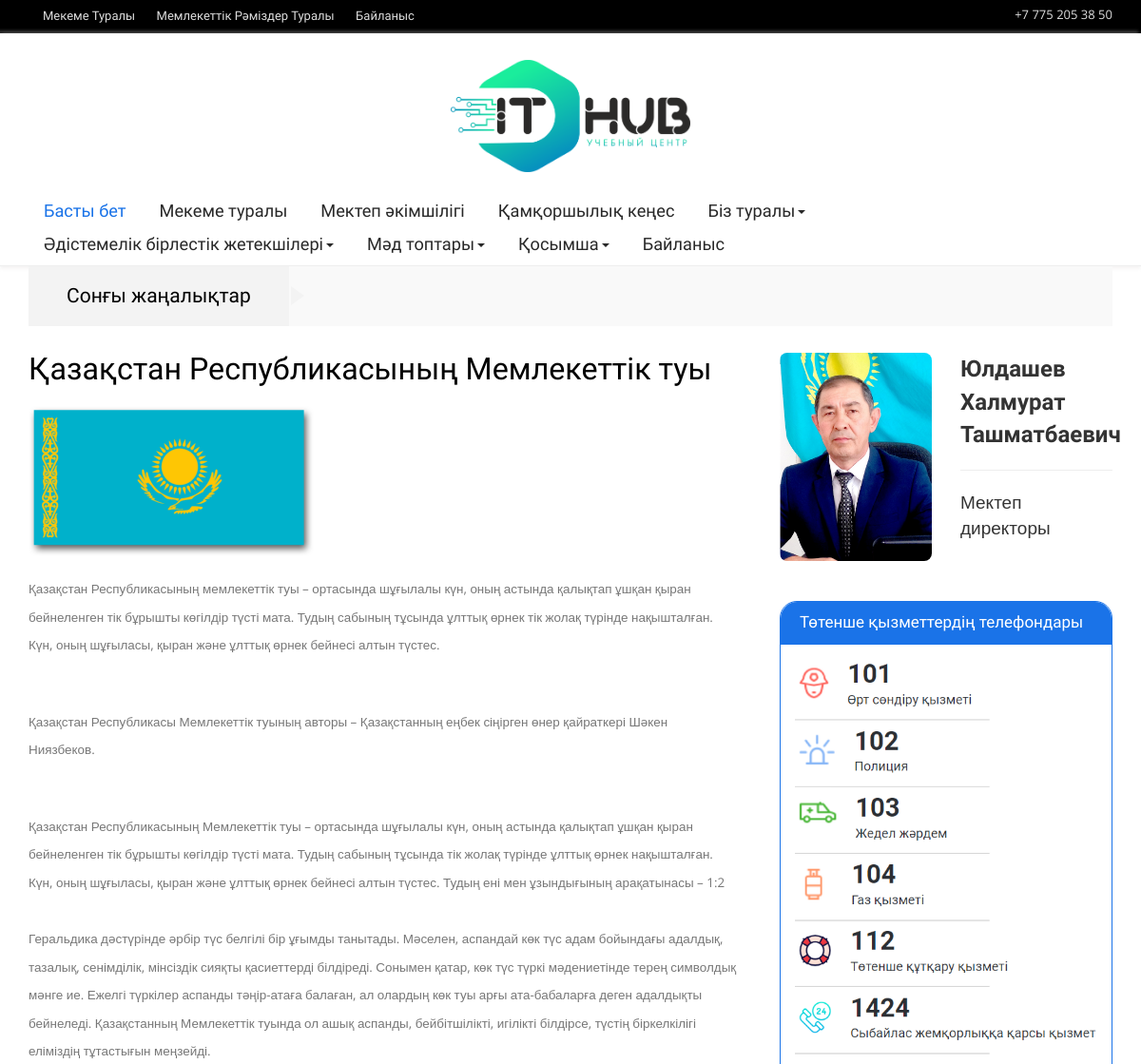
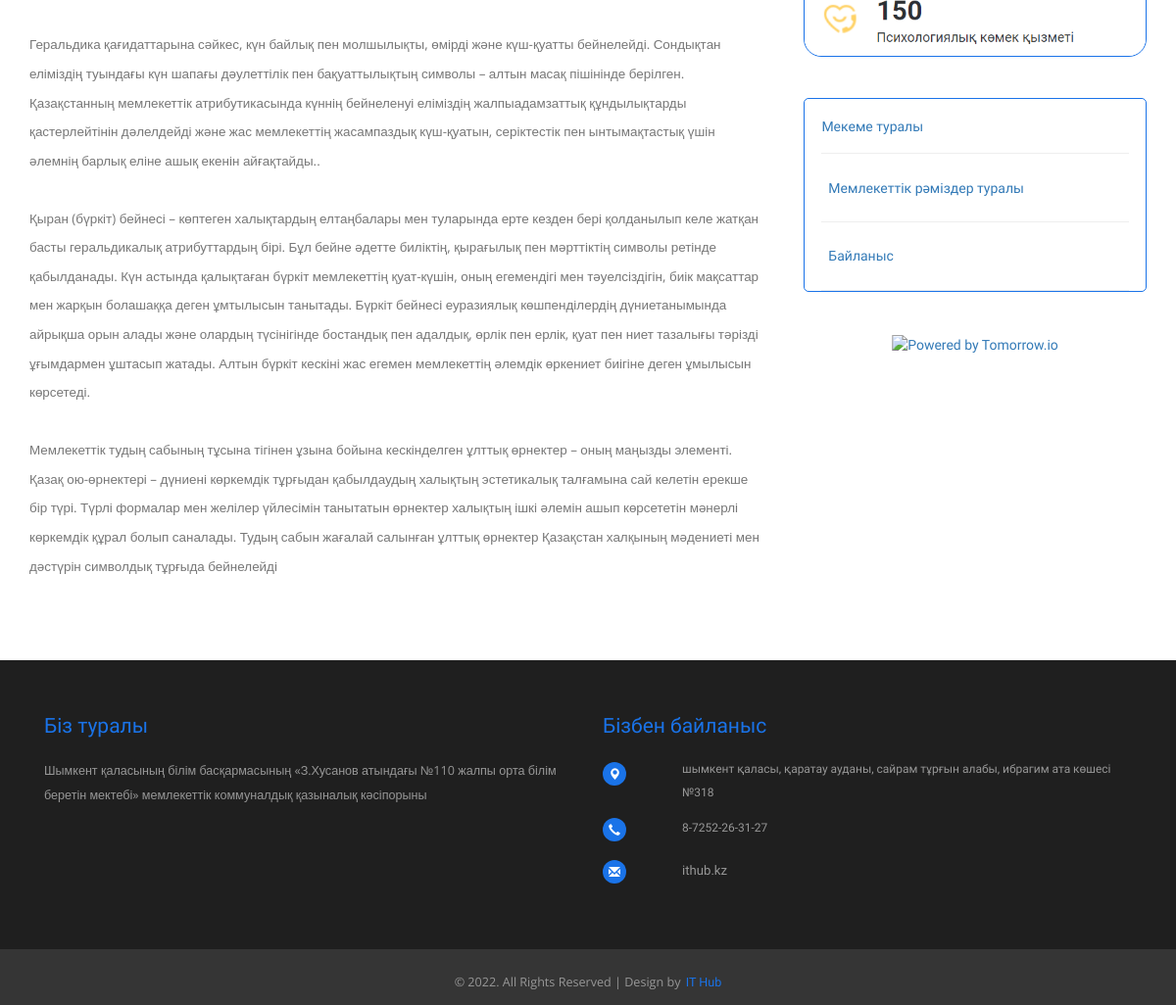
Page /ramizder/1/ on the committed database (2 pictures, top to bottom).
### main/models.py (models this page shows, shortened)
class Info(models.Model):
    phone = models.CharField(max_length=200,blank=True)
    logotip = models.ImageField(upload_to='upload', blank=True)
    email = models.CharField(max_length=300, blank=True)
    whatsapp = models.CharField(max_length=300, blank=True)

class Category(models.Model):
    title = models.CharField(max_length=200, blank=True)
    parent = models.ForeignKey("Category", on_delete=models.CASCADE, null=True, blank=True)
    level = models.IntegerField(blank=True, default=0)

class Ramizder(models.Model):
    title = models.CharField(max_length=300, blank=True)
    main_desc = models.TextField(blank=True)
    avtor = models.TextField(blank=True)
    description = models.TextField(blank=True)
    logo = models.ImageField(upload_to='upload', blank=True)

### main/views.py (the view)
# urls.py: path('ramizder/<int:ramiz_id>/', ramizder_singleHandler),
def ramizder_singleHandler(request, ramiz_id):
    categories = Category.objects.all()
    news = News.objects.filter(status=0)
    info = Info.objects.all()[:1]
    ramiz = Ramizder.objects.get(id=int(ramiz_id))
    page = "ramiz"
    return render(request, 'ramiz_single.html', {
        'categories': categories,
        'news': news,
        'info': info,
        'ramiz': ramiz,
        'page': page,
    })

### templates/ramiz_single.html
{% extends 'base.html' %}
    {% block content %}
			<div class="col-md-8 content-left">
				<div class="privacy">
					<h2 class="head">{{ ramiz.title }}</h2>
					<p style="margin:20;"><img style="width:300px;" src="/media/{{ ramiz.logo }}" alt=""></p>
					<p>{{ ramiz.main_desc }}</p>
					<br>
					<p>{{ ramiz.avtor }}</p>
					<br>
					<p>{{ ramiz.description|safe }}</p>
				</div>
			</div>
{% endblock %}

### templates/base.html (shortened to what this page needs)
<!DOCTYPE html>
<html>
<head>
<link href="/static/css/bootstrap.css" rel='stylesheet' type='text/css' />
<link href="/static/css/style.css" rel="stylesheet" type="text/css" media="all" />
</head>
<body>
	<div class="header">
		<div class="header-top">
			<div class="wrap">
				<div class="top-menu">
					<ul>
						<li><a href="/about">Мекеме туралы</a></li>
						<li><a href="/ramizder">Мемлекеттік рәміздер туралы</a></li>
						<li><a href="/contact">Байланыс</a></li>
					</ul>
				</div>
				{% for i in info %}
				<div class="num">
					<p>{% if i.phone %}{{ i.phone }} {% else %}+7 775 205 38 50 {% endif %}</p>
				</div>
				{% endfor %}
				<div class="clearfix"></div>
			</div>
		</div>
		<div class="header-bottom">
			{% for i in info %}
			<div class="logo text-center">
				<a href="/"><img width="10%" src="/media/{{ i.logotip }}" alt="" /></a>
			</div>
			{% endfor %}
			<div class="navigation">
				<nav class="navbar navbar-default" role="navigation">
		   <div class="wrap">
			<div class="collapse navbar-collapse" id="bs-example-navbar-collapse-1">
				<ul class="nav navbar-nav">
					 <li class="active"><a href="/">Басты бет</a></li>
					<li ><a href="/about">Мекеме туралы</a></li>
					<li ><a href="/ustaz">Мектеп әкімшілігі</a></li>
					{% for cat in categories %}
						{% if not cat.parent %}
				    <li class="dropdown">
						<a {% if cat.level == 1 %} href="/catalog/{{ cat.id }}"{% endif %} {% if cat.level == 0 %} class="dropdown-toggle" data-toggle="dropdown" {% endif %}>{{ cat.title }}{% if cat.level == 0 %}<b class="caret"></b>{% endif %}</a>
					  </li>
						{% endif %}
					{% endfor %}
					<li><a href="/contact">Байланыс</a></li>
					<div class="clearfix"></div>
				</ul>
					<div class="clearfix"></div>
				</div>
			</div>
			</div>
		</div>
	</div>
	<div class="wrap">
		<div class="move-text">
			<div class="breaking_news">
				<h2>Сонғы жаңалықтар</h2>
			</div>
			<div class="marquee">
			</div>
			<div class="clearfix"></div>
		</div>
	</div>
	<div class="main-body">
		<div class="wrap ">
              {% block content %}
        {% endblock %}
			{% if page != 'contact'%}
			<div class="col-md-4 side-bar">
			<div class="secound_half" >
				<div class="row">
					<div class="col-md-6">
						<a href="single.html"><img src="/static/images/direc.png" width="100%" style="border-radius:8px" alt="" /></a>
					</div>
					<div class="col-md-6">
						<b class="pp-title" style="font-size:24px"> Юлдашев <br>Халмурат <br>Ташматбаевич</b>
						<hr>
						<p style="font-size:19px">Мектеп директоры </p>
					</div>
					<div class="clearfix"></div>
				</div>
			</div>
			<div class="first_half" >
				<div class="list_vertical">
					<section class="accordation_menu">
					  <div style="border-radius: 18px;border: 0.5px solid #1a73e8;">
					   <label for="label-1" id="item1" style="    border-radius: 17.5px 17.5px 0 0;">Төтенше қызметтердің телефондары</label>
						<div class="" id="a1">
							<img src="/static/images/qwer.png" width="100%" style="border-radius:0 0 18px 18px;">
					  </div>
					</section>
				</div>
			</div>
			<div class="first_half" >
				<div class="list_vertical">
					<section class="accordation_menu">
					  <div style="border-radius: 5px;border: 0.5px solid #1a73e8;">
					   <div class="" id="a1">
						   <p style="margin:5%;" ><a href="/about">Мекеме туралы</a></p>
						   <hr style="width:90%;margin:0 auto;">
						   <p style="margin:7%;" ><a href="/ramizder">Мемлекеттік рәміздер туралы</a></p>
						   <hr style="width:90%;margin:0 auto;">
						   <p style="margin:7%;" ><a href="/contact">Байланыс</a></p>
						   <hr style="width:90%;margin:0 auto;">
					  </div>
					</section>
				</div>
			</div>
					 <div class="secound_half" >
        <div class="tomorrow"
           data-location-id="065646"
           data-language="RU"
           data-unit-system="METRIC"
           data-skin="light"
           data-widget-type="upcoming"
           style="padding-bottom:22px;position:relative;"
        >
          <a
            href="https://www.tomorrow.io/weather/"
            rel="nofollow noopener noreferrer"
            target="_blank"
            style="position: absolute; bottom: 0; transform: translateX(-50%); left: 50%;"
          >
            <img
              alt="Powered by Tomorrow.io"
              src="https://weather-website-client.tomorrow.io/img/powered-by-tomorrow.svg"
              width="140"
              height="15"
            />
          </a>
        </div>
					 </div>
			</div>
			<div class="clearfix"></div>
		</div>
			{% endif %}
	</div>
	<div class="footer">
		<div class="footer-top">
			<div class="wrap">
				<div class="col-md-6 col-xs-6 col-sm-4 footer-grid">
					<h4 class="footer-head">Біз туралы</h4>
					<p>Шымкент қаласының білім басқармасының
«З.Хусанов атындағы №110 жалпы орта білім беретін мектебі»
мемлекеттік коммуналдық қазыналық кәсіпорыны</p>
					</div>
				<div class="col-md-6 col-xs-12 footer-grid">
					<h4 class="footer-head">Бізбен байланыс</h4>
					<address>
						<ul class="location">
							<li><span class="glyphicon glyphicon-map-marker"></span></li>
							<li>Шымкент қаласы, Қаратау ауданы, Сайрам тұрғын алабы, Ибрагим ата көшесі №318</li>
							<div class="clearfix"></div>
						</ul>
						<ul class="location">
							<li><span class="glyphicon glyphicon-earphone"></span></li>
							<li>8-7252-26-31-27</li>
							<div class="clearfix"></div>
						</ul>
						<ul class="location">
							<li><span class="glyphicon glyphicon-envelope"></span></li>
							<li><a href="https://ithub.kz/">IThub.kz</a></li>
							<div class="clearfix"></div>
						</ul>
					</address>
				</div>
				<div class="clearfix"></div>
			</div>
		</div>
		<div class="footer-bottom">
			<div class="wrap">
				<div class="copyrights col-md-12" >
					<p style="text-align:center"> © 2022. All Rights Reserved | Design by  <a href="https://ithub.kz/"> IT Hub</a></p>
				</div>
				<div class="clearfix"></div>
			</div>
		</div>
	</div>
</body>
</html>

### rows in the picture
Info: phone "+7 775 205 38 50", logotip (picture)
Category: title "Қамқоршылық кеңес"
Category: title "Біз туралы", level 0 (drawn)
Category: title "Әдістемелік бірлестік жетекшілері", level 0 (drawn)
Category: title "Мәд топтары", level 0 (drawn)
Category: title "Қосымша", level 0 (drawn)
Ramizder: title "Қазақстан Республикасының Мемлекеттік туы", logo (picture), main_desc "Қазақстан Республикасының мемлекеттік туы – ортасында шұғылалы күн, оның астында қалықтап ұшқан қыран бейнеленген тік бұрышты көгілдір түсті мата. Тудың сабының тұсында ұлттық өрнек тік жолақ түрінде нақышталған. Күн, оның шұғыласы, қыран және ұлттық өрнек бейнесі алтын түстес.", avtor "Қазақстан Республикасы Мемлекеттік туының авторы – Қазақстанның еңбек сіңірген өнер қайраткері Шәкен Ниязбеков.", description "Қазақстан Республикасының Мемлекеттік туы – ортасында шұғылалы күн, оның астында қалықтап ұшқан қыран бейнеленген тік бұрышты көгілдір түсті мата. Тудың сабының тұсында тік жолақ түрінде ұлттық өрнек нақышталған. Күн, оның шұғыласы, қыран және ұлттық өрнек бейнесі алтын түстес. Тудың ені мен ұзындығының арақатынасы – 1:2 Геральдика дәстүрінде әрбір түс белгілі бір ұғымды танытады. Мәселен, аспандай көк түс адам бойындағы адалдық, тазалық, сенімділік, мінсіздік сияқты қасиеттерді білдіреді. Сонымен қатар, көк түс түркі мәдениетінде терең символдық мәнге ие. Ежелгі түркілер аспанды тәңір-атаға балаған, ал олардың көк туы арғы ата-бабаларға деген адалдықты бейнеледі. Қазақстанның Мемлекеттік…"
